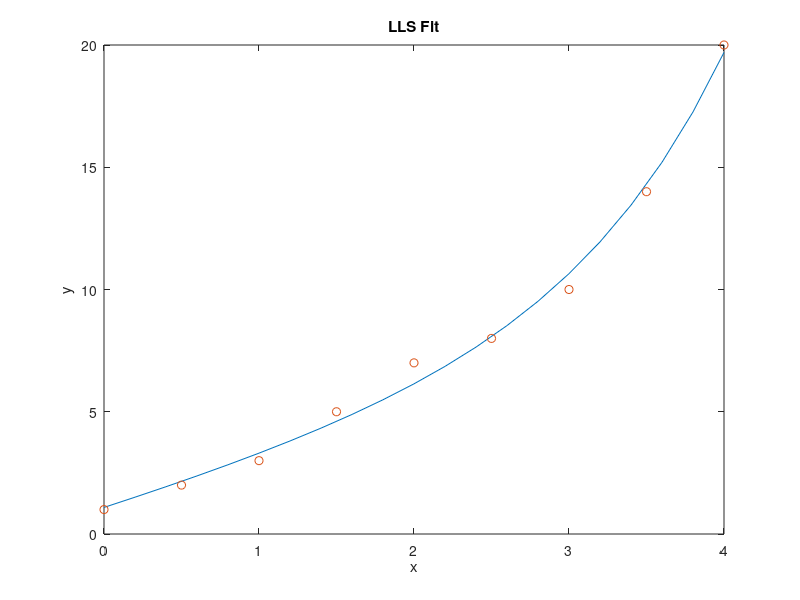
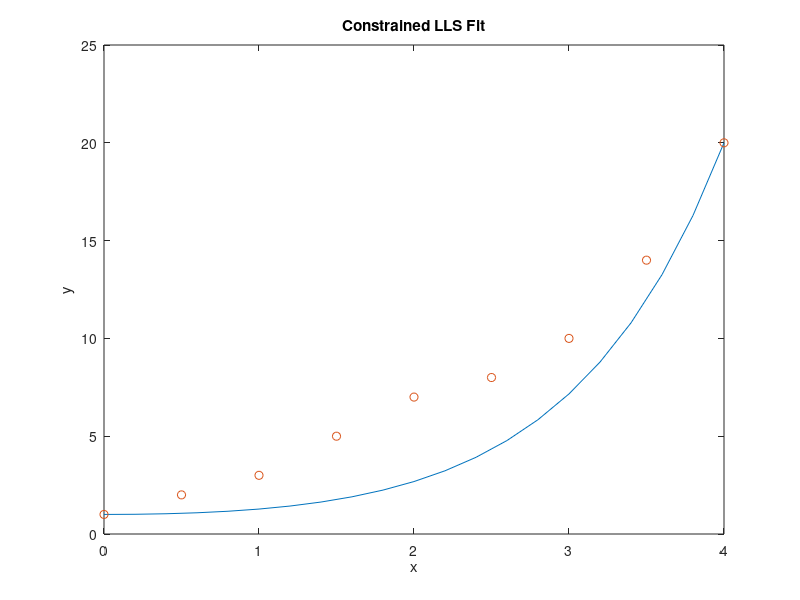

The MATLAB source for these figures, in order:
clear;
close all;

%
% Illustrates linear least squares and constrained linear least squares
% fit to the curve y = a0 + a1*x + a2*exp(x) given an overdetermined
% system.
%
% The constrained fit example locks the endpoints and sets the slope at
% the first endpoint.

%
% Define local functions.  For Matlab, move these three functions
% to the bottom of the file.  Octave requires them at the top of
% the file.
%

%
% Inputs:
%   x  independent variable
%   p  Coefficiens defining the curve, as defined in file header
%      p = [a0 a1 a2]
% Return:
%   function evaluated at x
%
function y = f(x, p)
  y = p(1) + p(2)*x + p(3)*exp(x);
end

%
% Inputs:
%   x  independent variable
%   p  Coefficiens defining the curve, as defined in file header
%      p = [a0 a1 a2]
% Return:
%   Derivative of function w.r.t. independent variable x
%
function yp =  dfdx(x, p)
  yp = p(2) + p(3)*exp(x);
end

%
% Input:
%   x  independent variable
% Return:
%   Derivative of function w.r.t. fit coefficients
%   [df/da0 df/da1 df/da2]
%
function Ap = dydp(x)
  Ap = [1 x exp(x)];
end

%
% Input:
%   x  independent variable
% Return:
%   Derivative of function w.r.t. fit coefficients w.r.t. independent
%   variables
%   [df2/da0dx df2/da1dx df2/da2dx]
%
function Axp = dydpdx(x)
  Axp = [0 1 exp(x)];
end

%
% End local functions
%

  % Solve-for parameters - curve fit parameters a0, a1, a2
np = 3;

  % yvals are the observations used for the curve fit
xvals = [0,  0.5, 1, 1.5, 2, 2.5,  3,  3.5,  4]';
yvals = [1,  2,   3, 5,   7, 8,   10, 14,    20]';
n = size(xvals,1);
  % LLS solution
Ap = zeros(n, np);
for ii = 1:n
  Ap(ii,:) = dydp(xvals(ii));
end
phat = ((Ap'*Ap)^-1)*Ap'*yvals;
  % Plot solution
xfit = 0:.2:4;
nfit = size(xfit,2);
yfit = zeros(1,nfit);
for ii = 1:nfit
  yfit(ii) = f(xfit(ii), phat);
end
figure;
plot(xfit, yfit, xvals, yvals, 'o')
xlabel('x');
ylabel('y');
title('LLS Fit');
%print -deps lls.eps

  % Constraints force endpoints to exactly match
  % and force a slope of 2 at the first point
slope = 0;
xcvals = [xvals(1), xvals(n), xvals(1)]';
ycvals = [yvals(1), yvals(n), slope]';
nc = size(xcvals, 1);

Ac = zeros(nc, np);
  % First set partials for endpoint constraints
for ii = 1:(nc-1)
  Ac(ii,:) = dydp(xcvals(ii));
end
  % Slope constraint
Ac(nc,:) = dydpdx(xcvals(nc));

  % Augmented normal equations
A = [2*(Ap'*Ap)  Ac' ; Ac zeros(nc, nc)];
yc = [2*Ap'*yvals ; ycvals];
  % Lagrange multipliers are the last three elements of the
  % augmented solve-for parameter vector
phat = ((A'*A)^-1)*A'*yc;

for ii = 1:nfit
  yfit(ii) = f(xfit(ii), phat);
end
figure;
plot(xfit, yfit, xvals, yvals, 'o');
xlabel('x');
ylabel('y');
title('Constrained LLS Fit');

  % Verify constraints are met
fprintf('\ny = %1.3f vs. y = %1.3f constraint at x = %1.1f',...
        f(xcvals(1), phat), ycvals(1), xcvals(1));
fprintf('\ny = %1.3f vs. y = %1.3f constraint at x = %1.1f',...
        f(xcvals(2), phat), ycvals(2), xcvals(2));
fprintf('\ndydx = %1.3f vs. dydx = %1.3f constraint at x = %1.1f',...
        dfdx(xcvals(3), phat), slope, xcvals(3));

fprintf('\n');
